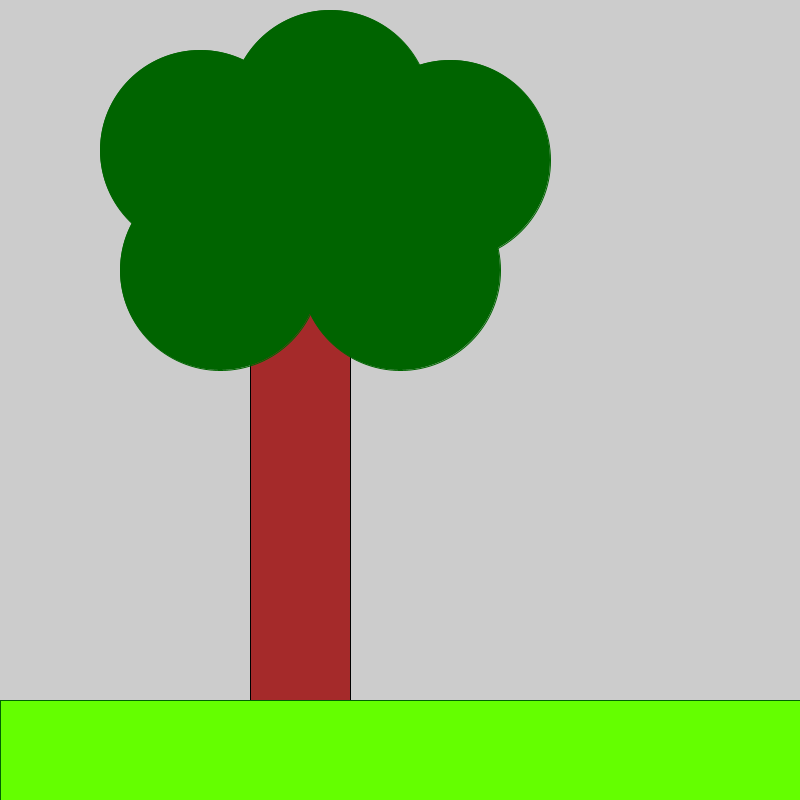
Frame 1 (no input)
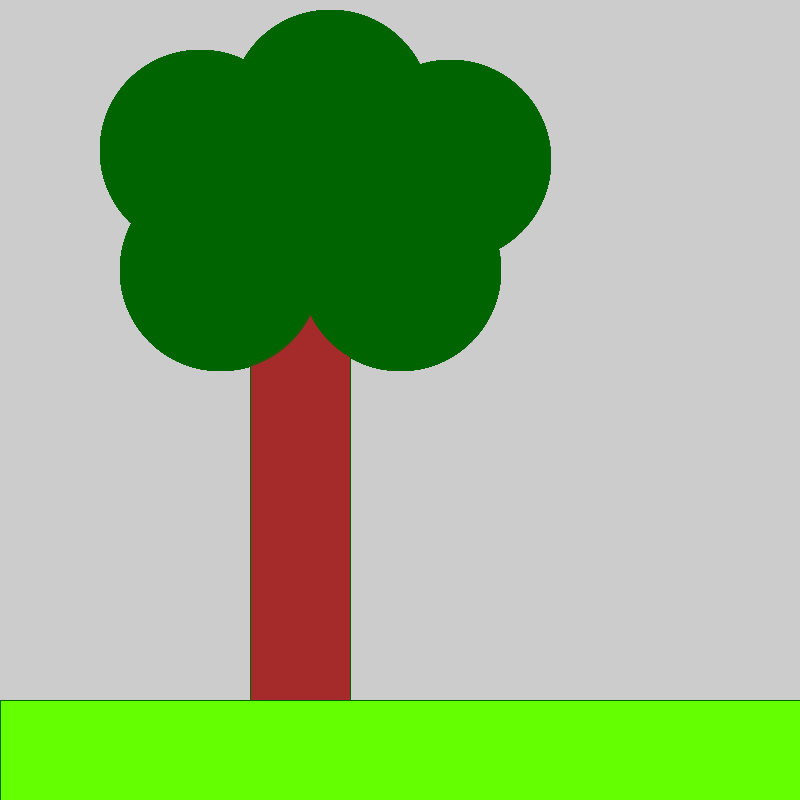
Frame 60 (the mouse pressed at the canvas centre just before this capture)
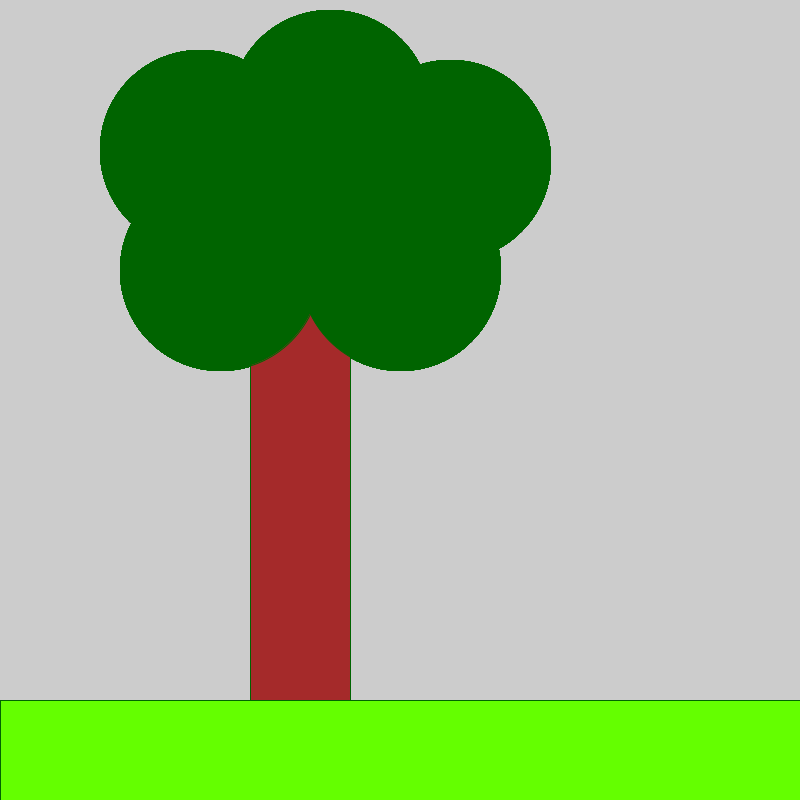
Frame 120 (the mouse held since frame 60 and released just before this capture)

The Processing sketch that drew these frames (run headless with seeded random() and noise(); from frame 60 on, the mouse is pressed at the canvas centre):

// Processing sketch: H9_opd_9_9
// ── H9_opd_9_9.pde
void setup(){
size(800,800);




}

void draw(){
  //background(0,200,255);
 boom(100,100);
  
}


void boom(int x, int y){
  fill(165,42,42);
  rect(250,300,100,400);
  noFill();



fill(0,100,0);
stroke(0,100,0);
ellipse(200,150,200,200);
ellipse(320,200,200,200);
ellipse(400,270,200,200);
ellipse(220,270,200,200);
ellipse(250,190,200,200);
ellipse(330,110,200,200);
ellipse(450,160,200,200);


noFill();
 
fill(100,255,0);
rect(0,700,800,800);
noFill();
}
